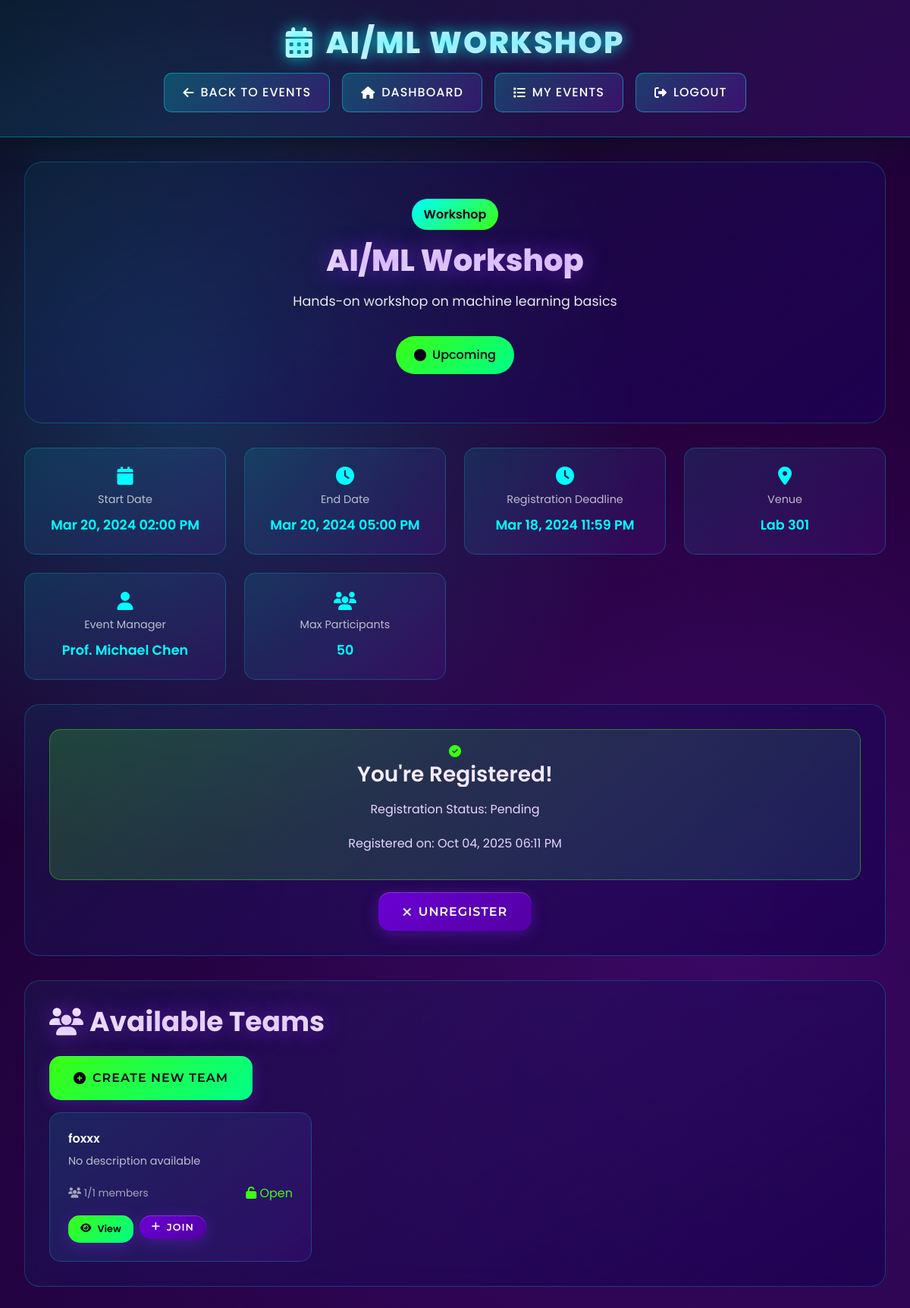
The app's page /events/2 (signed in) with its own data.
### tables this page shows
CREATE TABLE events (
            id INTEGER PRIMARY KEY AUTOINCREMENT,
            title TEXT NOT NULL,
            description TEXT NOT NULL,
            event_type TEXT NOT NULL CHECK(event_type IN ('hackathon', 'competition', 'workshop', 'seminar', 'project', 'other')),
            event_code TEXT UNIQUE NOT NULL,
            manager_id INTEGER NOT NULL,
            start_date TIMESTAMP NOT NULL,
            end_date TIMESTAMP NOT NULL,
            registration_deadline TIMESTAMP NOT NULL,
            venue TEXT,
            max_participants INTEGER,
            max_team_size INTEGER DEFAULT 5,
            min_team_size INTEGER DEFAULT 1,
            is_team_event BOOLEAN DEFAULT 1,
            status TEXT DEFAULT 'upcoming' CHECK(status IN ('draft', 'upcoming', 'ongoing', 'completed', 'cancelled')),
            banner_image TEXT,
            resources_link TEXT,
            prize_pool TEXT,
            created_at TIMESTAMP DEFAULT CURRENT_TIMESTAMP,
            updated_at TIMESTAMP DEFAULT CURRENT_TIMESTAMP, requires_abstract BOOLEAN DEFAULT 0, location TEXT, created_by INTEGER, team_size INTEGER DEFAULT 1, requires_approval BOOLEAN DEFAULT 1, category TEXT, image_url TEXT, external_link TEXT, is_active BOOLEAN DEFAULT 1, abstract_required BOOLEAN DEFAULT 0, abstract_deadline TIMESTAMP, max_abstract_length INTEGER DEFAULT 500, join_policy TEXT NOT NULL DEFAULT 'open',
            FOREIGN KEY (manager_id) REFERENCES users(id) ON DELETE CASCADE
        );

CREATE TABLE users (
            id INTEGER PRIMARY KEY AUTOINCREMENT,
            username TEXT NOT NULL UNIQUE,
            email TEXT NOT NULL UNIQUE,
            password TEXT NOT NULL,
            full_name TEXT NOT NULL,
            role TEXT NOT NULL CHECK(role IN ('student', 'event_manager', 'admin')),
            is_verified BOOLEAN DEFAULT 0,
            otp TEXT,
            profile_picture TEXT,
            bio TEXT,
            department TEXT,
            year INTEGER,
            last_login TIMESTAMP,
            created_at TIMESTAMP DEFAULT CURRENT_TIMESTAMP,
            updated_at TIMESTAMP DEFAULT CURRENT_TIMESTAMP
        );

CREATE TABLE event_registrations (
            id INTEGER PRIMARY KEY AUTOINCREMENT,
            event_id INTEGER NOT NULL,
            user_id INTEGER NOT NULL,
            team_id INTEGER,
            registration_status TEXT DEFAULT 'pending' CHECK(registration_status IN ('pending', 'approved', 'rejected', 'waitlist')),
            registered_at TIMESTAMP DEFAULT CURRENT_TIMESTAMP,
            approved_at TIMESTAMP,
            notes TEXT,
            FOREIGN KEY (event_id) REFERENCES events(id) ON DELETE CASCADE,
            FOREIGN KEY (user_id) REFERENCES users(id) ON DELETE CASCADE,
            FOREIGN KEY (team_id) REFERENCES teams(id) ON DELETE SET NULL,
            UNIQUE(event_id, user_id)
        );

CREATE TABLE "teams" (
                    id INTEGER PRIMARY KEY AUTOINCREMENT,
                    name TEXT NOT NULL,
                    description TEXT,
                    leader_id INTEGER,
                    event_id INTEGER,
                    created_at TIMESTAMP DEFAULT CURRENT_TIMESTAMP,
                    updated_at TIMESTAMP DEFAULT CURRENT_TIMESTAMP,
                    invitation_code TEXT UNIQUE, has_submitted_abstract BOOLEAN DEFAULT 0, abstract_status TEXT DEFAULT 'not_required' CHECK(abstract_status IN ('not_required', 'draft', 'submitted', 'plagiarism_check', 'pending_review', 'approved', 'rejected', 'auto_approved')), is_open BOOLEAN DEFAULT 1, is_public BOOLEAN DEFAULT 0, max_members INTEGER DEFAULT 5, team_code TEXT, status TEXT DEFAULT "forming",
                    FOREIGN KEY (leader_id) REFERENCES users (id),
                    FOREIGN KEY (event_id) REFERENCES events (id) ON DELETE CASCADE
                );

### blueprints/events.py (the view)
@events_bp.route('/<int:event_id>')
@login_required
def event_details(event_id):
    conn = get_db_connection()
    event = conn.execute(
        """SELECT e.*, u.full_name as manager_name, u.email as manager_email,
                  er.requires_abstract, er.abstract_min_words, er.abstract_max_words,
                  er.abstract_deadline, er.allowed_file_types, er.max_file_size_mb
           FROM events e
           JOIN users u ON e.manager_id = u.id
           LEFT JOIN event_requirements er ON e.id = er.event_id
           WHERE e.id = ?""",
        (event_id,)
    ).fetchone()
    if not event:
        flash('Event not found.', 'danger')
        conn.close()
        return redirect(url_for('events.browse_events'))
    registration = None
    if current_user.role == 'student':
        registration = conn.execute(
            "SELECT * FROM event_registrations WHERE event_id = ? AND user_id = ?",
            (event_id, current_user.id)
        ).fetchone()
    teams = conn.execute(
        """SELECT t.*, u.username as leader_name,
           (SELECT COUNT(*) FROM team_members WHERE team_id = t.id AND status = 'active') as member_count
           FROM teams t
           JOIN users u ON t.leader_id = u.id
           WHERE t.event_id = ?
           ORDER BY t.created_at DESC""",
        (event_id,)
    ).fetchall()
    user_team = None
    user_abstract = None
    if current_user.role == 'student':
        user_team = conn.execute(
            """SELECT t.*, tm.role as member_role
               FROM teams t
               JOIN team_members tm ON t.id = tm.team_id
               WHERE t.event_id = ? AND tm.user_id = ? AND tm.status = 'active'""",
            (event_id, current_user.id)
        ).fetchone()
        if event['requires_abstract']:
            user_abstract = conn.execute(
                """SELECT * FROM abstract_submissions
                   WHERE event_id = ? AND user_id = ? AND is_latest_version = 1""",
                (event_id, current_user.id)
            ).fetchone()
    total_registrations = conn.execute(
        "SELECT COUNT(*) as c FROM event_registrations WHERE event_id = ?",
        (event_id,)
    ).fetchone()['c']
    conn.close()
    return render_template('event_details.html',
                         user=current_user,
                         event=event,
                         registration=registration,
                         teams=teams,
                         user_team=user_team,
                         user_abstract=user_abstract,
                         total_registrations=total_registrations)

### app.py (called while the page is built)
@login_manager.user_loader
def load_user(user_id):
    return User.get(user_id)

@app.template_filter('format_date')
def format_date(date_string, format='%b %d, %Y'):
    if not date_string:
        return 'No date'
    try:
        if isinstance(date_string, str):
            for fmt in ['%Y-%m-%d %H:%M:%S', '%Y-%m-%d', '%Y-%m-%dT%H:%M:%S']:
                try:
                    date_obj = datetime.strptime(date_string, fmt)
                    return date_obj.strftime(format)
                except ValueError:
                    continue
            return date_string
        else:
            return date_string.strftime(format)
    except Exception:
        return str(date_string)

@app.template_filter('format_datetime')
def format_datetime(datetime_string, format='%b %d, %Y %I:%M %p'):
    return format_date(datetime_string, format)

### models.py (called while the page is built)
def get_db_connection():
    try:
        conn = sqlite3.connect('database.db')
        conn.row_factory = sqlite3.Row
        conn.execute("PRAGMA foreign_keys = ON")
        return conn
    except sqlite3.Error as e:
        print(f"Database connection error: {e}")
        raise

    @property
    def is_authenticated(self):
        return True

    @staticmethod
    def get(user_id):
        conn = get_db_connection()
        user = conn.execute("SELECT * FROM users WHERE id = ?", (user_id,)).fetchone()
        conn.close()
        if not user:
            return None
        return User(
            id=user['id'],
            username=user['username'],
            email=user['email'],
            password=user['password'],
            role=user['role'],
            is_verified=user['is_verified'],
            otp=user['otp'],
            last_login=user['last_login'] if 'last_login' in user.keys() else None,
            profile_picture=user['profile_picture'] if 'profile_picture' in user.keys() else None,
            full_name=user['full_name'] if 'full_name' in user.keys() else None
        )

### templates/event_details.html (shortened to what this page needs)
               <!DOCTYPE html>
<html lang="en">
<head>
  <link href="https://cdnjs.cloudflare.com/ajax/libs/font-awesome/6.4.0/css/all.min.css" rel="stylesheet">
  <link href="{{ url_for('static', filename='futuristic-violet.css') }}" rel="stylesheet">
</head>
<body>
  <header class="page-header" role="banner">
    <h1><i class="fas fa-calendar-alt"></i> {{ event.title }}</h1>
    <nav class="nav" role="navigation" aria-label="Event Navigation">
      <a href="{{ url_for('events.browse_events') }}"><i class="fas fa-arrow-left"></i> Back to Events</a>
      <a href="{{ url_for('main.dashboard') }}"><i class="fas fa-home"></i> Dashboard</a>
      <a href="{{ url_for('events.my_events') }}"><i class="fas fa-list"></i> My Events</a>
      <a href="{{ url_for('auth.logout') }}"><i class="fas fa-sign-out-alt"></i> Logout</a>
    </nav>
  </header>
  <main class="content-wrapper">
    <div class="event-hero">
      <div class="event-type">{{ event.event_type|title }}</div>
      <h2 class="event-title">{{ event.title }}</h2>
      <p class="event-description">{{ event.description }}</p>
      <div class="status-badge status-{{ event.status }}">
        <i class="fas fa-circle"></i>
        {{ event.status|title }}
      </div>
    </div>
    <div class="event-meta-grid">
      <div class="meta-card">
        <i class="fas fa-calendar"></i>
        <div class="meta-label">Start Date</div>
        <div class="meta-value">{{ event.start_date|format_datetime }}</div>
      </div>
      <div class="meta-card">
        <i class="fas fa-clock"></i>
        <div class="meta-label">End Date</div>
        <div class="meta-value">{{ event.end_date|format_datetime }}</div>
      </div>
      <div class="meta-card">
        <i class="fas fa-clock"></i>
        <div class="meta-label">Registration Deadline</div>
        <div class="meta-value">{{ event.registration_deadline|format_datetime }}</div>
      </div>
      <div class="meta-card">
        <i class="fas fa-map-marker-alt"></i>
        <div class="meta-label">Venue</div>
        <div class="meta-value">{{ event.venue or 'Online' }}</div>
      </div>
      <div class="meta-card">
        <i class="fas fa-user"></i>
        <div class="meta-label">Event Manager</div>
        <div class="meta-value">{{ event.manager_name }}</div>
      </div>
      <div class="meta-card">
        <i class="fas fa-users"></i>
        <div class="meta-label">Max Participants</div>
        <div class="meta-value">{{ event.max_participants or 'Unlimited' }}</div>
      </div>
    </div>
    {% if current_user.role == 'student' %}
      <div class="registration-section">
        {% if registration %}
          <div class="registration-status registered">
            <i class="fas fa-check-circle"></i>
            <h3>You're Registered!</h3>
            <p>Registration Status: {{ registration.registration_status|title }}</p>
            <p>Registered on: {{ registration.registered_at|format_datetime }}</p>
          </div>
          <div class="registration-actions">
            <form method="POST" action="{{ url_for('events.unregister_from_event', event_id=event.id) }}" style="display: inline;">
              <button type="submit" class="btn-danger" onclick="return confirm('Are you sure you want to unregister from this event?')">
                <i class="fas fa-times"></i> Unregister
              </button>
            </form>
          </div>
        {% endif %}
      </div>
    {% endif %}
    {% if event.is_team_event %}
      <div class="teams-section">
        <h2><i class="fas fa-users"></i> Available Teams</h2>
        {% if current_user.role == 'student' and not user_team %}
          <div style="margin: 1rem 0;">
            <a href="{{ url_for('teams.create_team', event_id=event.id) }}" class="btn btn-primary">
              <i class="fas fa-plus-circle"></i> Create New Team
            </a>
          </div>
        {% endif %}
        {% if teams %}
          <div class="teams-grid">
            {% for team in teams %}
              <div class="team-card">
                <h4 class="team-name">{{ team.name }}</h4>
                <p class="team-description">{{ team.description or 'No description available' }}</p>
                <div class="team-meta">
                  <div class="team-members">
                    <i class="fas fa-users"></i> {{ team.member_count }}/{{ team.max_members }} members
                  </div>
                  <div class="team-status">
                    {% if team.is_open %}
                      <span style="color: #39ff14;"><i class="fas fa-unlock"></i> Open</span>
                    {% else %}
                      <span style="color: #ff1493;"><i class="fas fa-lock"></i> Closed</span>
                    {% endif %}
                  </div>
                </div>
                <div class="team-actions">
                  <a href="{{ url_for('events.team_details', team_id=team.id) }}" class="btn-small btn-primary">
                    <i class="fas fa-eye"></i> View
                  </a>
                  {% if current_user.role == 'student' and not user_team %}
                    <form method="POST" action="{{ url_for('events.join_team', team_id=team.id) }}" style="display: inline;">
                      <button type="submit" class="btn-small btn-secondary">
                        <i class="fas fa-plus"></i> Join
                      </button>
                    </form>
                  {% endif %}
                </div>
              </div>
            {% endfor %}
          </div>
        {% endif %}
      </div>
    {% endif %}
  </main>
</body>
</html>

### records on screen
events: title "AI/ML WORKSHOP", event_type "Workshop", title "AI/ML Workshop", description "Hands-on workshop on machine learning basics", status "Upcoming", start_date "Mar 20, 2024 02:00 PM", end_date "Mar 20, 2024 05:00 PM", registration_deadline "Mar 18, 2024 11:59 PM", venue "Lab 301", max_participants "50"
users: manager_name "Prof. Michael Chen"
event_registrations: registration_status "Pending", registered_at "Oct 04, 2025 06:11 PM"
teams: name "foxxx", description "No description available", member_count "1", max_members "1", is_open True (drawn)
